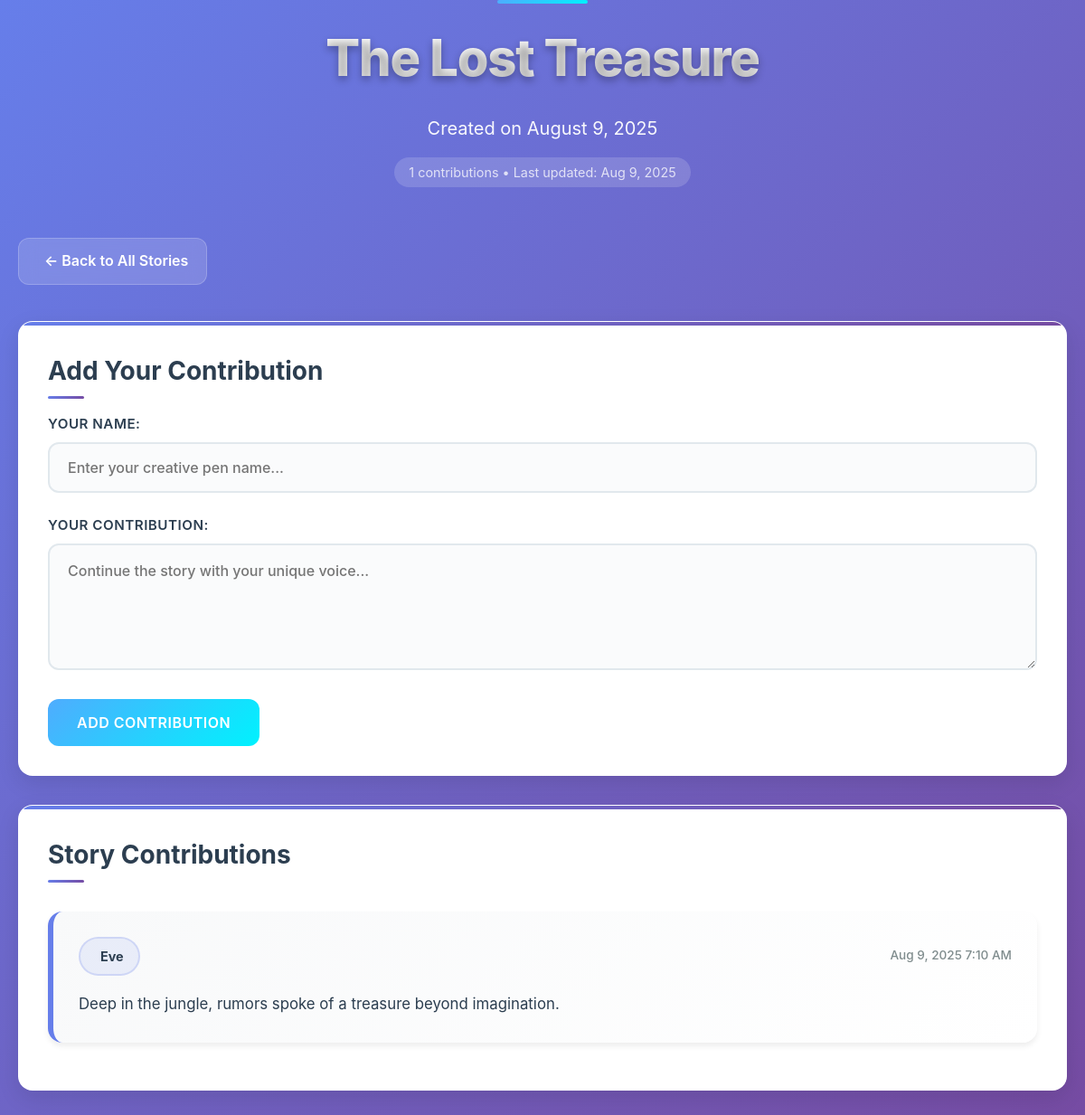
Screenshot of /story.php?id=3 with the database file from the repository.
### tables this page shows
CREATE TABLE IF NOT EXISTS stories (
    id INT AUTO_INCREMENT PRIMARY KEY,
    title VARCHAR(255) NOT NULL,
    created_at TIMESTAMP DEFAULT CURRENT_TIMESTAMP
);

CREATE TABLE IF NOT EXISTS contributions (
    id INT AUTO_INCREMENT PRIMARY KEY,
    story_id INT NOT NULL,
    author_name VARCHAR(100) NOT NULL,
    content TEXT NOT NULL,
    contributed_at TIMESTAMP DEFAULT CURRENT_TIMESTAMP,
    FOREIGN KEY (story_id) REFERENCES stories(id) ON DELETE CASCADE
);

### story.php (the view, shortened to what this page needs)
<?php
$pdo = getDBConnection();
$errors = [];
$story_id = isset($_GET['id']) ? (int)$_GET['id'] : 0;
try {
    $stmt = $pdo->prepare("SELECT * FROM stories WHERE id = ?");
    $stmt->execute([$story_id]);
    $story = $stmt->fetch();
} catch (PDOException $e) {
    die("Error loading story: " . $e->getMessage());
}
try {
    $stmt = $pdo->prepare("SELECT * FROM contributions WHERE story_id = ? ORDER BY contributed_at ASC");
    $stmt->execute([$story_id]);
    $contributions = $stmt->fetchAll();
} catch (PDOException $e) {
    $errors[] = "Error loading contributions: " . $e->getMessage();
    $contributions = [];
}
?>
<!DOCTYPE html>
<html lang="en">
<head>
    <link rel="stylesheet" href="assets/css/style.css">
</head>
<body>
    <div class="container">
        <div class="header">
            <h1><?php echo htmlspecialchars($story['title']); ?></h1>
            <p>Created on <?php echo date('F j, Y', strtotime($story['created_at'])); ?></p>
            <div style="margin-top: 20px; opacity: 0.8;">
                <span style="background: rgba(255,255,255,0.2); padding: 8px 16px; border-radius: 20px; font-size: 0.9rem;">
                    <?php echo count($contributions); ?> contributions • Last updated: <?php echo count($contributions) > 0 ? date('M j, Y', strtotime(end($contributions)['contributed_at'])) : 'Never'; ?>
                </span>
            </div>
        </div>
        <div class="nav">
            <a href="index.php" class="nav-link">← Back to All Stories</a>
        </div>
        <div class="card">
            <h2>Add Your Contribution</h2>
            <form method="POST" action="">
                <div class="form-group">
                    <label for="author_name">Your Name:</label>
                    <input type="text" id="author_name" name="author_name" class="form-control"
                           placeholder="Enter your creative pen name..." required>
                </div>
                <div class="form-group">
                    <label for="content">Your Contribution:</label>
                    <textarea id="content" name="content" class="form-control"
                              placeholder="Continue the story with your unique voice..." required></textarea>
                </div>
                <button type="submit" class="btn btn-success">Add Contribution</button>
            </form>
        </div>
        <div class="card">
            <h2>Story Contributions</h2>
            <?php if (empty($contributions)): ?>
                <p>No contributions yet. Be the first to add to this story!</p>
            <?php else: ?>
                <div class="contributions">
                    <?php foreach ($contributions as $contribution): ?>
                        <div class="contribution">
                            <div class="contribution-header">
                                <span class="author-name"><?php echo htmlspecialchars($contribution['author_name']); ?></span>
                                <span class="contribution-date">
                                    <?php echo date('M j, Y g:i A', strtotime($contribution['contributed_at'])); ?>
                                </span>
                            </div>
                            <div class="contribution-content">
                                <?php echo nl2br(htmlspecialchars($contribution['content'])); ?>
                            </div>
                        </div>
                    <?php endforeach; ?>
                </div>
            <?php endif; ?>
        </div>
    </div>
</body>
</html>

### rows the page displays
stories: title "The Lost Treasure", created_at "August 9, 2025"
contributions: contributed_at "Aug 9, 2025", author_name "Eve", contributed_at "Aug 9, 2025 7:10 AM", content "Deep in the jungle, rumors spoke of a treasure beyond imagination."

### other values shown
count($contributions) "1"
